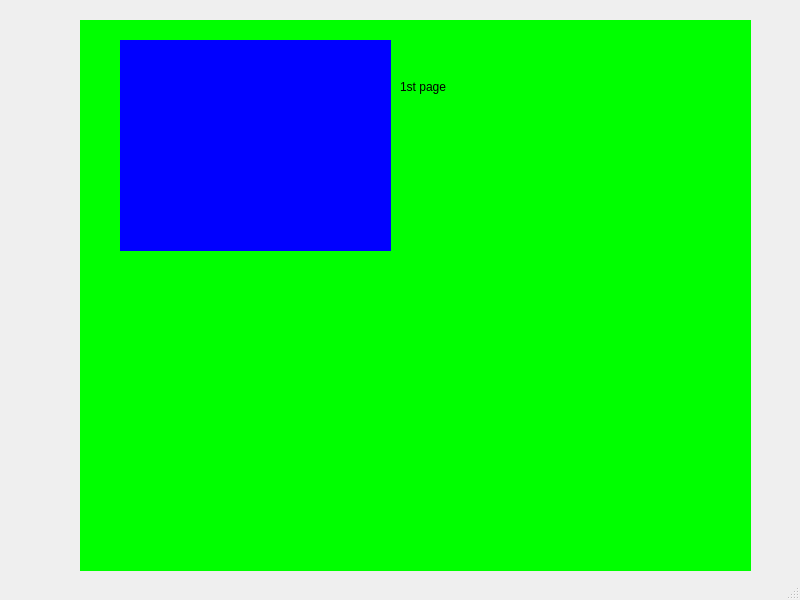
<?xml version="1.0" encoding="UTF-8"?>
<ui version="4.0">
 <class>MainWindow</class>
 <widget class="QMainWindow" name="MainWindow">
  <property name="geometry">
   <rect>
    <x>0</x>
    <y>0</y>
    <width>800</width>
    <height>600</height>
   </rect>
  </property>
  <property name="windowTitle">
   <string>MainWindow</string>
  </property>
  <property name="styleSheet">
   <string notr="true"/>
  </property>
  <widget class="QWidget" name="centralwidget">
   <widget class="QStackedWidget" name="StackedWidget">
    <property name="geometry">
     <rect>
      <x>80</x>
      <y>20</y>
      <width>671</width>
      <height>551</height>
     </rect>
    </property>
    <property name="styleSheet">
     <string notr="true">background-color: rgb(0, 255, 0);</string>
    </property>
    <property name="currentIndex">
     <number>0</number>
    </property>
    <widget class="QWidget" name="page">
     <widget class="QLabel" name="display">
      <property name="geometry">
       <rect>
        <x>40</x>
        <y>20</y>
        <width>271</width>
        <height>211</height>
       </rect>
      </property>
      <property name="styleSheet">
       <string notr="true">background-color: rgb(0, 0, 255);</string>
      </property>
      <property name="text">
       <string/>
      </property>
     </widget>
     <widget class="QLabel" name="label">
      <property name="geometry">
       <rect>
        <x>320</x>
        <y>60</y>
        <width>57</width>
        <height>14</height>
       </rect>
      </property>
      <property name="text">
       <string>1st page</string>
      </property>
     </widget>
    </widget>
    <widget class="QWidget" name="page_2">
     <widget class="QLabel" name="label_2">
      <property name="geometry">
       <rect>
        <x>290</x>
        <y>50</y>
        <width>57</width>
        <height>14</height>
       </rect>
      </property>
      <property name="text">
       <string>2nd page</string>
      </property>
     </widget>
    </widget>
   </widget>
  </widget>
  <widget class="QMenuBar" name="menubar">
   <property name="geometry">
    <rect>
     <x>0</x>
     <y>0</y>
     <width>800</width>
     <height>19</height>
    </rect>
   </property>
  </widget>
  <widget class="QStatusBar" name="statusbar"/>
 </widget>
 <resources/>
 <connections/>
</ui>
